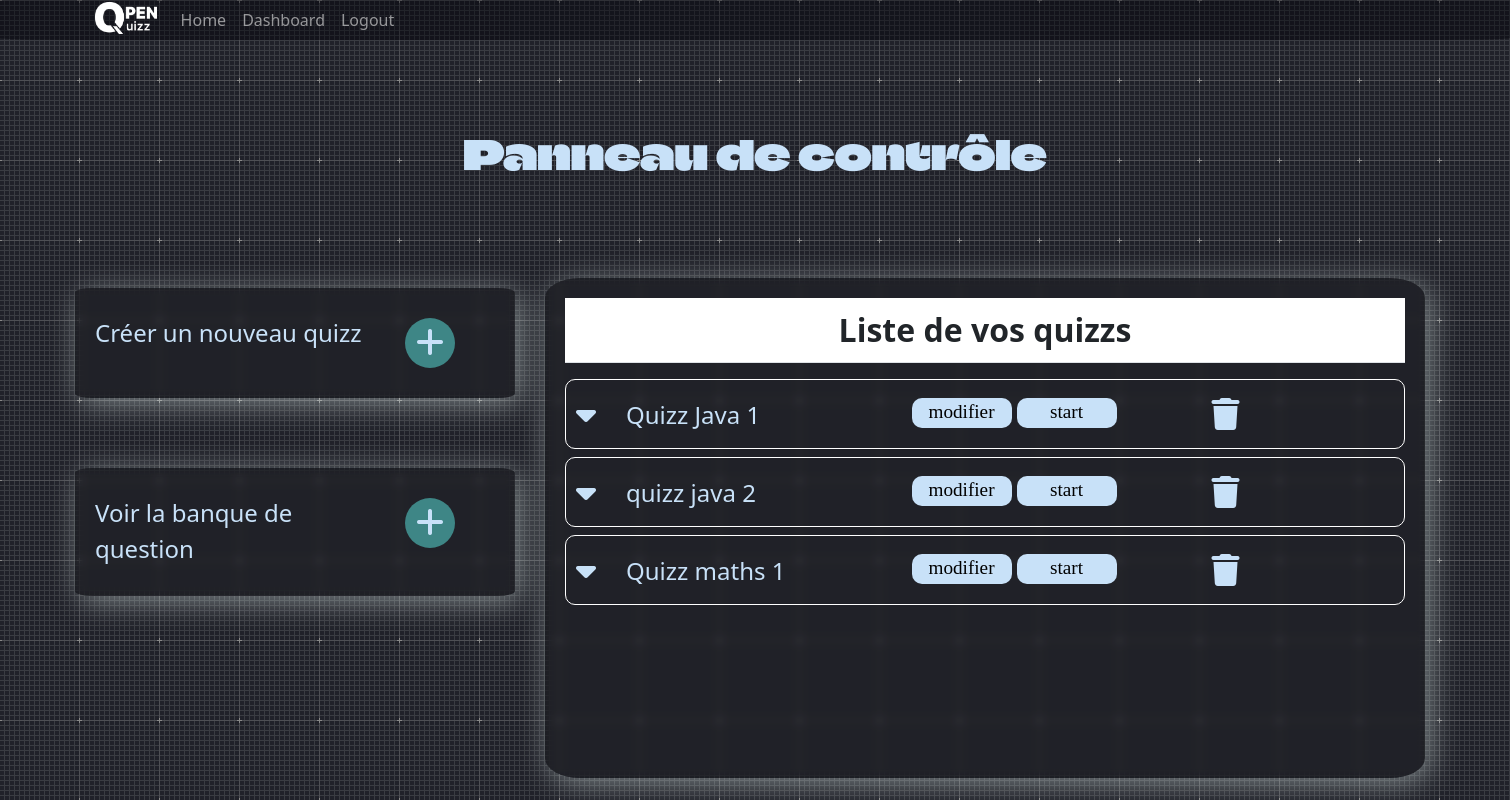
Before: /dashboard/ (signed in) with the older database file.
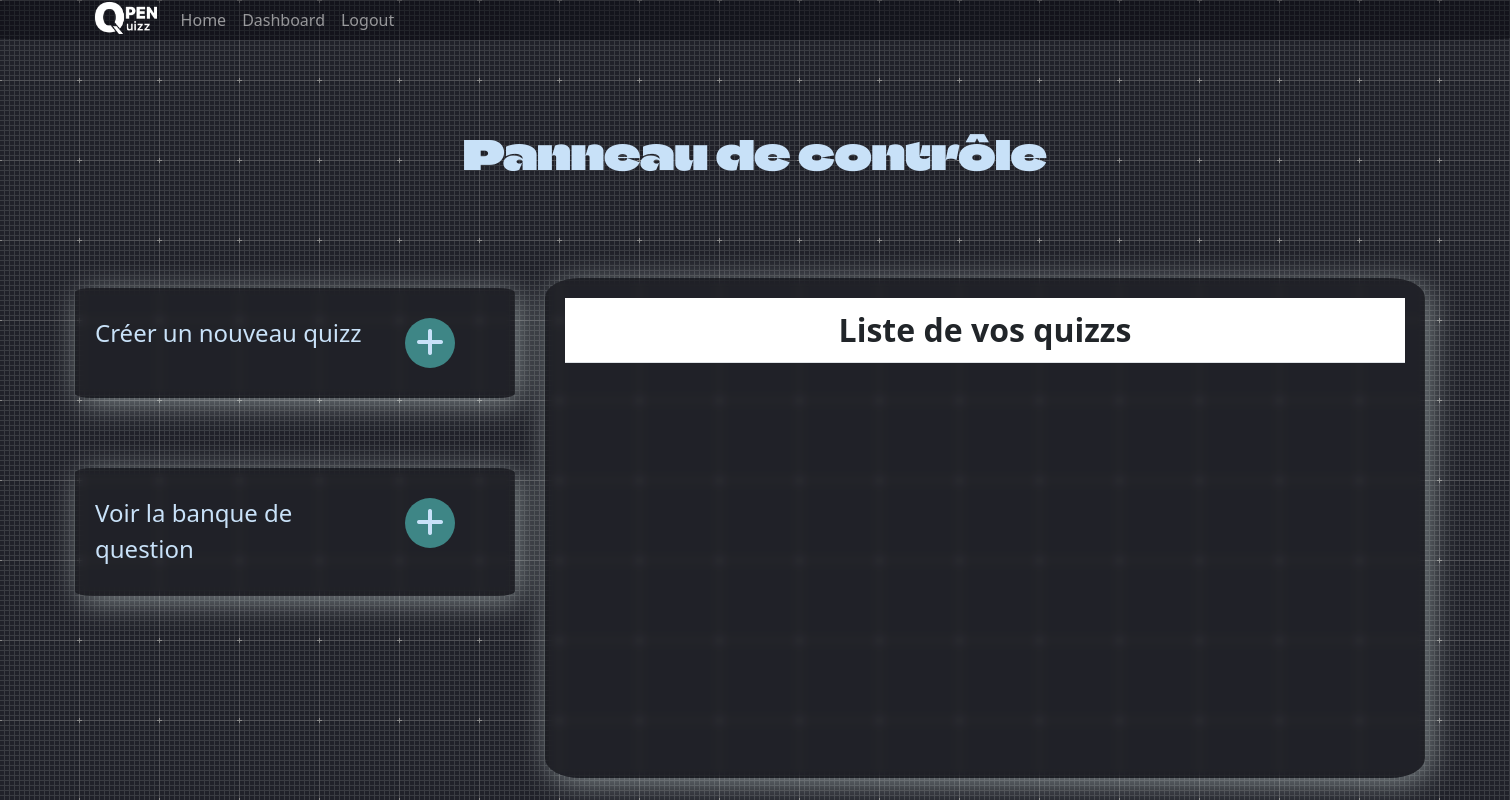
After: the same page with the newer database file.
### administrateur/models.py (models this page shows)
class Quizz(models.Model):
    id = models.UUIDField(primary_key=True, default=uuid.uuid4, editable=False)
    pseudo = models.CharField(max_length=255)
    name = models.CharField(max_length=255, default="null")
    mode = models.CharField(max_length=255)
    timer = models.IntegerField(default=0)
    afficher = models.BooleanField(default=False)
    stocker = models.BooleanField(default=False)
    numero = models.IntegerField(default=0)  # ne sert à rien d 'autre que la simplification du processus de suppression de questions
    onGame = models.BooleanField(default=False)

### administrateur/views.py (the view, shortened to what this page needs)
# urls.py: path('dashboard/', dashboard, name="dashboard"),
@login_required
def dashboard(request):
    quizzs = Quizz.objects.all().filter(pseudo=str(request.user.username))
    for k in range(len(quizzs)):
        quizzs[k].numero = k
        quizzs[k].save()
    context = {
        "quizzs":quizzs,
    }
    return render(request, "administrateur/dashboard.html", context)

### administrateur/templates/administrateur/dashboard.html (shortened to what this page needs)
{% load static %}
<!DOCTYPE html>
<html lang="fr">
<head>
    <link rel="stylesheet" href="{% static 'administrateur/css/dashboard.css' %}">
    <link href="https://cdn.jsdelivr.net/npm/bootstrap@5.3.0-alpha1/dist/css/bootstrap.min.css" rel="stylesheet">
</head>
<body>
    {% include 'OpenQuizz/navbarconnected.html' %}
    <div class="main">
    <div class="titleup">
        <h1 class="alltitre">Panneau de contrôle</h1>
    </div>
        <div class="all">
            <div class="gauche">
                <div class="creer_quizz">
                    <div class="texte1">
                    <p>Créer un nouveau quizz</p>
                    </div>
                    <div class="bouton2">
                        <div class="cercle2">
                            <a href="/creation-quizz/">
                            <div class="a">
                                <i class="fa-solid fa-plus"></i>
                            </div>
                                </a>
                        </div>
                    </div>
                </div>
                <div class="lancer_quizz">
                    <div class="texte1">
                        <p>Voir la banque de question</p>
                    </div>
                    <div class="bouton3">
                        <div class="cercle3">
                           <a href="/banque-question/">
                            <div class="a">
                                <i class="fa-solid fa-plus"></i>
                            </div>
                                </a>
                        </div>
                        </div>
                    </div>
                </div>
            <div class="droite">
                <div class="tableau">
                    <table id="table3" class="table">
                        <tr>
                            <th class="titre">Liste de vos quizzs</th>
                        </tr>
                    </table>
                       <div class="displayquestions">
                        {% for quizz in quizzs %}
                                <div class="question" id="{{quizz.numero}}quizz">
                                <div class="partiesup">
                                <div class="downarrow" id="{{quizz.numero}}" name="downarrow{quizz.numero}}">
                                    <div class="al">
                                    <i class="fa-sharp fa-solid fa-caret-down"></i>
                                    </div>
                                </div>
                                    <div class="display">
                                    <div class="texteq">
                                        <p class="{{quizz.numero}}">{{quizz.name}}</p>
                                    </div>
                                    <div class="edit">
                                    <div class="modify">
                                        <a href="{% url 'administrateur:modifyquizz' id=quizz.id %}">
                                            <div class="cadremofidy" id="{{quizz.numero}}">
                                            <p>modifier</p>
                                        </a>
                                    </div>
                                    </div>
                                <div class="startquizz">
                                    <div class="cadre">
                                        <p>start</p>
                                    </div>
                                </div>
                                        </div>
                                    <div class="supp" id="{{quizz.numero}}">
                                        <div class="a" id="suppbin">
                                            <i class="fa-solid fa-trash"></i>
                                        </div>
                                    </div>
                                        </div>
                                </div>
                                </div>
                        {% endfor %}
                 </div>
                </div>
            </div>
        </div>
    </div>
</body>
</html>

### OpenQuizz/templates/OpenQuizz/navbarconnected.html (shortened to what this page needs)
{% load static %}
<header>
    <nav class="navbar fixed-top navbar-expand-lg navbar-dark" style="background-color: rgb(0,0,09,0.4); border-radius: 0 0 5% 5%; padding: 0 ">
        <div class="container" style="padding-left: 0">
        <a href="../" class="navbar-brand mb-0 h1" style="padding: 0 ; justify-content: left">
            <img src="{% static "OpenQuizz/img/logo.png" %}" style="height: 4vh ; margin-bottom: 5px " >
        </a>
        <div class="collapse navbar-collapse" id="navbarNav">
            <ul class="navbar-nav">
                <li class="nav-item">
                    <a href="../" class="nav-link" style="transition: all .4s;">
                        Home
                    </a>
                </li>
                <li class="nav-item">
                    <a href="{% url 'administrateur:dashboard' %}" class="nav-link" style="transition: all .4s;">
                        Dashboard
                    </a>
                </li>
                <li class="nav-item">
                    <a href="{% url 'accounts:logout' %}" class="nav-link" style="transition: all .4s;">
                        Logout
                    </a>
                </li>
            </ul>
        </div>
        </div>
    </nav>
</header>

### administrateur/static/administrateur/css/dashboard.css (style rules this page uses)
* { margin: 0; padding: 0; outline: 0; border: 0; border-spacing: 0; box-sizing: border-box; }
body { background-image: url("../img/graphy--light--1920x1080.png"); }
.main { height: 100%; padding-top: 30px; overflow: hidden; }
.main .alltitre { margin: 100px 0px; text-align: center; font-family: Font; color: #c8e1f8; }
p { transform: translateY(7px); font-size: 1.5rem; color: #c8e1f8; align-content: center; }
.all { position: absolute; margin: 0 auto; display: flex; flex-direction: row; justify-content: space-between; z-index: -100; }
.gauche { min-width: 300px; transform: translateY(10px); display: flex; flex-direction: column; width: 500px; height: 500px; margin-left:5% ; margin-right: 1%; }
.droite { min-width: 300px; overflow: auto; margin: 0 auto; margin-right: 5%; margin-left: 1%; display: flex; flex-direction: column; width: 1000px; height: 500px; -webkit-backdrop-filter: blur(15px); backdrop-filter: blur(4px); background-color: rgba(0, 0, 0, 0.2); border-radius: 4%; box-shadow: 5px 5px 30px rgba(240, 255, 251, 0.45); }
.texte1 { width: 75%; }
.bouton1, .bouton2, .bouton3 { width: 25%; padding: 10px; }
.cercle1, .cercle2, .cercle3 { width: 50px; height: 50px; background-color: #3e8686; border-radius: 50%; text-align: center; }
.a i { height: 100%; width: 100%; transform: translate(0,8px); color: #c8e1f8; font-size: 2rem; }
a { text-decoration: none !important; }
.creer_quizz { display: flex; flex-direction: row; padding: 20px; margin-bottom: 70px; -webkit-backdrop-filter: blur(15px); backdrop-filter: blur(4px); background-color: rgba(0, 0, 0, 0.2); border-radius: 4%; box-shadow: 5px 5px 30px rgba(240, 255, 251, 0.45); }
.lancer_quizz { display: flex; flex-direction: row; -webkit-backdrop-filter: blur(15px); backdrop-filter: blur(4px); background-color: rgba(0, 0, 0, 0.2); border-radius: 4%; box-shadow: 5px 5px 30px rgba(240, 255, 251, 0.45); padding: 20px; margin-bottom: 70px; }
.tableau { padding: 20px; }
table { color: #c8e1f8; }
th { color: #c8e1f8; border: 2px solid #c8e1f8; }
.titre { font-size: 2rem; color: #c8e1f8; text-align: center; }

Changed rows visible on the page:
removed Quizz: name "Quizz Java 1"
removed Quizz: name "quizz java 2"
removed Quizz: name "Quizz maths 1"
